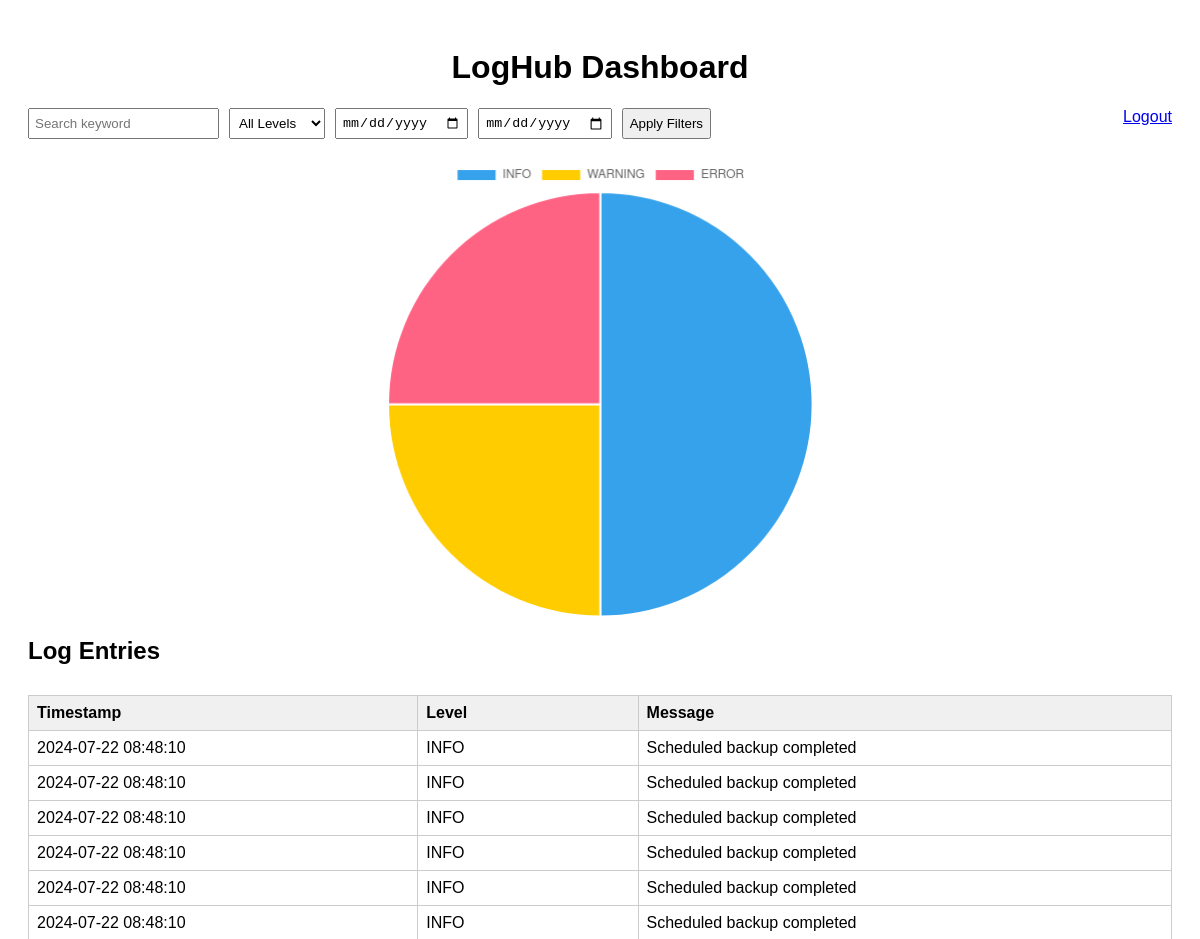
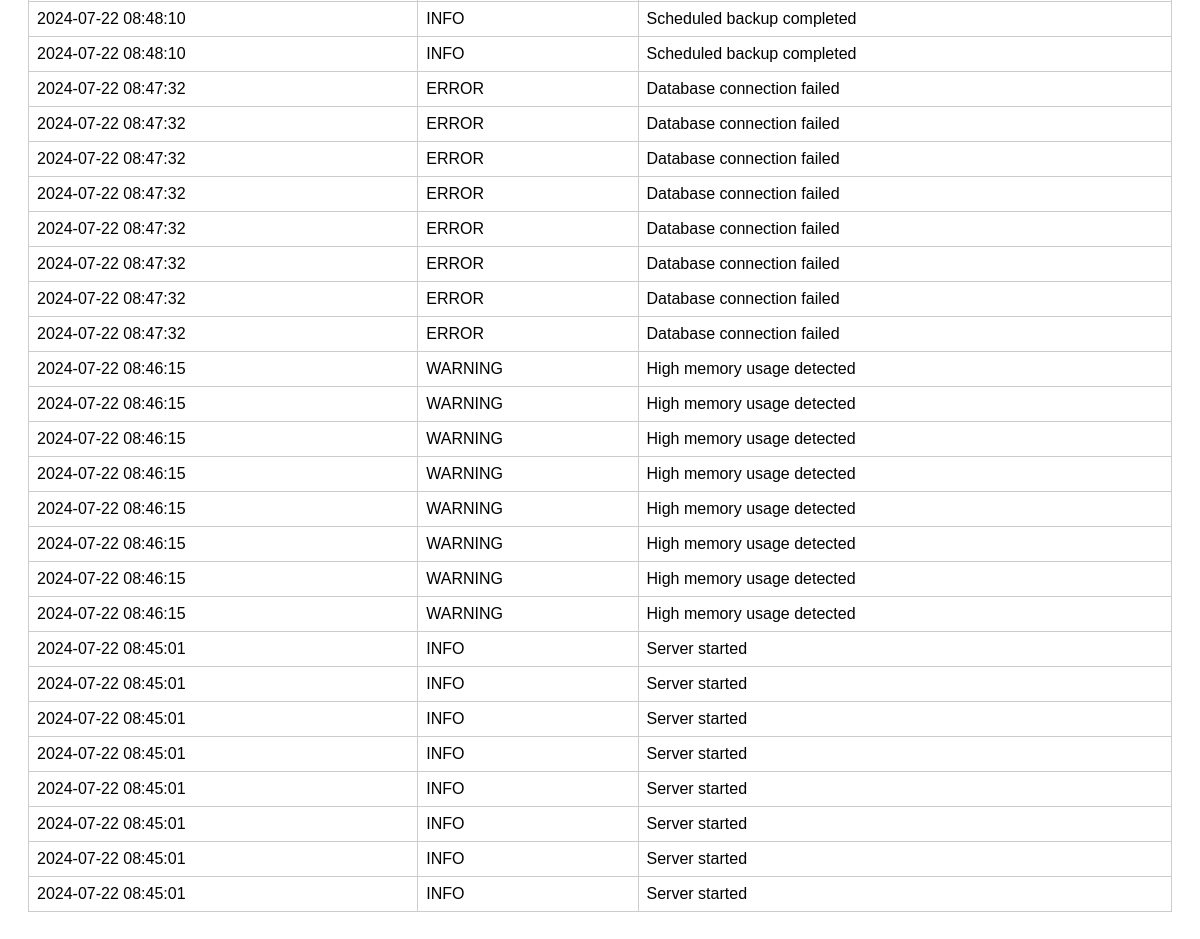
The app's page /dashboard (signed in) with its own data (2 pictures, top to bottom).
### tables this page shows
CREATE TABLE logs (
            id INTEGER PRIMARY KEY AUTOINCREMENT,
            filename TEXT,
            timestamp TEXT,
            level TEXT,
            message TEXT
        );

### app.py (the view)
@app.route('/dashboard')
def dashboard():
    if 'user_id' not in session:
        return redirect(url_for('login'))
    db = get_db()
    keyword = request.args.get('keyword', '')
    level = request.args.get('level', '')
    start_date = request.args.get('start_date', '')
    end_date = request.args.get('end_date', '')
    query = 'SELECT timestamp, level, message FROM logs WHERE 1=1'
    params = []
    if keyword:
        query += ' AND message LIKE ?'
        params.append(f'%{keyword}%')
    if level:
        query += ' AND level = ?'
        params.append(level)
    if start_date:
        query += ' AND DATE(timestamp) >= ?'
        params.append(start_date)
    if end_date:
        query += ' AND DATE(timestamp) <= ?'
        params.append(end_date)
    query += ' ORDER BY timestamp DESC'
    cursor = db.execute(query, params)
    logs = cursor.fetchall()
    level_counts = {'INFO': 0, 'WARNING': 0, 'ERROR': 0}
    for log in logs:
        if log['level'] in level_counts:
            level_counts[log['level']] += 1
    return render_template('dashboard.html', logs=logs, level_counts=level_counts)

### app.py (called while the page is built)
def get_db():
    if 'db' not in g:
        g.db = sqlite3.connect(DATABASE)
        g.db.row_factory = sqlite3.Row
    return g.db

### templates/dashboard.html (shortened to what this page needs)
<!DOCTYPE html>
<html lang="en">
<head>
</head>
<body>
    <h1>LogHub Dashboard</h1>
    <a href="/logout" class="logout">Logout</a>
    <form method="GET" action="{{ url_for('dashboard') }}" class="filters">
        <input type="text" name="keyword" placeholder="Search keyword" value="{{ request.args.get('keyword', '') }}">
        <select name="level">
            <option value="">All Levels</option>
        </select>
        <input type="date" name="start_date" value="{{ request.args.get('start_date', '') }}">
        <input type="date" name="end_date" value="{{ request.args.get('end_date', '') }}">
        <button type="submit">Apply Filters</button>
    </form>
    <div class="chart-container">
        <canvas id="logChart"></canvas>
    </div>
    <script>
        const ctx = document.getElementById('logChart').getContext('2d');
        new Chart(ctx, {
            type: 'pie',
            data: {
                labels: ['INFO', 'WARNING', 'ERROR'],
                datasets: [{
                    label: 'Log Levels',
                    data: [{{ level_counts.INFO }}, {{ level_counts.WARNING }}, {{ level_counts.ERROR }}],
                    backgroundColor: ['#36a2eb', '#ffcc00', '#ff6384']
                }]
            }
        });
    </script>
    <h2>Log Entries</h2>
    <table>
        <thead>
            <tr>
                <th>Timestamp</th>
                <th>Level</th>
                <th>Message</th>
            </tr>
        </thead>
        <tbody>
            {% for log in logs %}
                <tr>
                    <td>{{ log.timestamp }}</td>
                    <td>{{ log.level }}</td>
                    <td>{{ log.message }}</td>
                </tr>
            {% endfor %}
        </tbody>
    </table>
</body>
</html>

### templates/dashboard.html (style rules this page uses)
body { font-family: Arial, sans-serif; padding: 20px; }
h1 { text-align: center; }
.filters { margin-bottom: 20px; display: flex; flex-wrap: wrap; gap: 10px; }
.filters input, .filters select { padding: 5px; }
.chart-container { width: 40%; margin: auto; }
table { width: 100%; border-collapse: collapse; margin-top: 30px; }
th, td { border: 1px solid #ccc; padding: 8px; text-align: left; }
th { background-color: #f0f0f0; }
.logout { float: right; }

### records on screen
logs: timestamp "2024-07-22 08:48:10", level "INFO", message "Scheduled backup completed"
logs: timestamp "2024-07-22 08:48:10", level "INFO", message "Scheduled backup completed"
logs: timestamp "2024-07-22 08:48:10", level "INFO", message "Scheduled backup completed"
logs: timestamp "2024-07-22 08:48:10", level "INFO", message "Scheduled backup completed"
logs: timestamp "2024-07-22 08:48:10", level "INFO", message "Scheduled backup completed"
logs: timestamp "2024-07-22 08:48:10", level "INFO", message "Scheduled backup completed"
logs: timestamp "2024-07-22 08:48:10", level "INFO", message "Scheduled backup completed"
logs: timestamp "2024-07-22 08:48:10", level "INFO", message "Scheduled backup completed"
logs: timestamp "2024-07-22 08:47:32", level "ERROR", message "Database connection failed"
logs: timestamp "2024-07-22 08:47:32", level "ERROR", message "Database connection failed"
logs: timestamp "2024-07-22 08:47:32", level "ERROR", message "Database connection failed"
logs: timestamp "2024-07-22 08:47:32", level "ERROR", message "Database connection failed"
logs: timestamp "2024-07-22 08:47:32", level "ERROR", message "Database connection failed"
logs: timestamp "2024-07-22 08:47:32", level "ERROR", message "Database connection failed"
logs: timestamp "2024-07-22 08:47:32", level "ERROR", message "Database connection failed"
logs: timestamp "2024-07-22 08:47:32", level "ERROR", message "Database connection failed"
logs: timestamp "2024-07-22 08:46:15", level "WARNING", message "High memory usage detected"
logs: timestamp "2024-07-22 08:46:15", level "WARNING", message "High memory usage detected"
logs: timestamp "2024-07-22 08:46:15", level "WARNING", message "High memory usage detected"
logs: timestamp "2024-07-22 08:46:15", level "WARNING", message "High memory usage detected"
logs: timestamp "2024-07-22 08:46:15", level "WARNING", message "High memory usage detected"
logs: timestamp "2024-07-22 08:46:15", level "WARNING", message "High memory usage detected"
logs: timestamp "2024-07-22 08:46:15", level "WARNING", message "High memory usage detected"
logs: timestamp "2024-07-22 08:46:15", level "WARNING", message "High memory usage detected"
logs: timestamp "2024-07-22 08:45:01", level "INFO", message "Server started"
logs: timestamp "2024-07-22 08:45:01", level "INFO", message "Server started"
logs: timestamp "2024-07-22 08:45:01", level "INFO", message "Server started"
logs: timestamp "2024-07-22 08:45:01", level "INFO", message "Server started"
logs: timestamp "2024-07-22 08:45:01", level "INFO", message "Server started"
logs: timestamp "2024-07-22 08:45:01", level "INFO", message "Server started"
logs: timestamp "2024-07-22 08:45:01", level "INFO", message "Server started"
logs: timestamp "2024-07-22 08:45:01", level "INFO", message "Server started"

### other values on screen
chart data {{ level_counts.INFO }} 16
chart data {{ level_counts.WARNING }} 8
chart data {{ level_counts.ERROR }} 8
